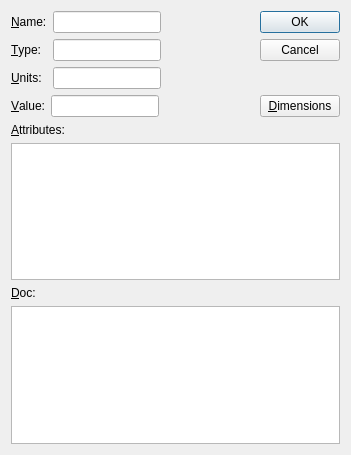
<?xml version="1.0" encoding="UTF-8"?>
<ui version="4.0">
 <class>Dialog</class>
 <widget class="QDialog" name="Dialog">
  <property name="geometry">
   <rect>
    <x>0</x>
    <y>0</y>
    <width>351</width>
    <height>455</height>
   </rect>
  </property>
  <property name="minimumSize">
   <size>
    <width>266</width>
    <height>390</height>
   </size>
  </property>
  <property name="windowTitle">
   <string>Dialog</string>
  </property>
  <layout class="QGridLayout" name="gridLayout_2">
   <item row="0" column="0">
    <layout class="QVBoxLayout" name="verticalLayout">
     <item>
      <layout class="QHBoxLayout" name="horizontalLayout_2">
       <item>
        <layout class="QFormLayout" name="formLayout">
         <item row="0" column="0">
          <widget class="QLabel" name="label">
           <property name="text">
            <string>&amp;Name:</string>
           </property>
           <property name="buddy">
            <cstring>lineEdit</cstring>
           </property>
          </widget>
         </item>
         <item row="0" column="1">
          <widget class="QLineEdit" name="lineEdit"/>
         </item>
         <item row="1" column="0">
          <widget class="QLabel" name="label_2">
           <property name="text">
            <string>&amp;Type:</string>
           </property>
           <property name="buddy">
            <cstring>lineEdit_2</cstring>
           </property>
          </widget>
         </item>
         <item row="1" column="1">
          <widget class="QLineEdit" name="lineEdit_2"/>
         </item>
         <item row="2" column="0">
          <widget class="QLabel" name="label_5">
           <property name="text">
            <string>&amp;Units:</string>
           </property>
           <property name="buddy">
            <cstring>lineEdit_3</cstring>
           </property>
          </widget>
         </item>
         <item row="2" column="1">
          <widget class="QLineEdit" name="lineEdit_3"/>
         </item>
        </layout>
       </item>
       <item>
        <spacer name="horizontalSpacer">
         <property name="orientation">
          <enum>Qt::Horizontal</enum>
         </property>
         <property name="sizeHint" stdset="0">
          <size>
           <width>40</width>
           <height>20</height>
          </size>
         </property>
        </spacer>
       </item>
       <item>
        <widget class="QDialogButtonBox" name="buttonBox">
         <property name="orientation">
          <enum>Qt::Vertical</enum>
         </property>
         <property name="standardButtons">
          <set>QDialogButtonBox::Cancel|QDialogButtonBox::Ok</set>
         </property>
        </widget>
       </item>
      </layout>
     </item>
     <item>
      <layout class="QHBoxLayout" name="horizontalLayout">
       <item>
        <widget class="QLabel" name="label_6">
         <property name="text">
          <string>&amp;Value:</string>
         </property>
         <property name="buddy">
          <cstring>lineEdit_4</cstring>
         </property>
        </widget>
       </item>
       <item>
        <widget class="QLineEdit" name="lineEdit_4"/>
       </item>
       <item>
        <spacer name="horizontalSpacer_2">
         <property name="orientation">
          <enum>Qt::Horizontal</enum>
         </property>
         <property name="sizeHint" stdset="0">
          <size>
           <width>40</width>
           <height>20</height>
          </size>
         </property>
        </spacer>
       </item>
       <item>
        <widget class="QPushButton" name="pushButton">
         <property name="text">
          <string>&amp;Dimensions</string>
         </property>
        </widget>
       </item>
      </layout>
     </item>
     <item>
      <widget class="QLabel" name="label_3">
       <property name="text">
        <string>&amp;Attributes:</string>
       </property>
       <property name="buddy">
        <cstring>tableView</cstring>
       </property>
      </widget>
     </item>
     <item>
      <widget class="QTableView" name="tableView"/>
     </item>
     <item>
      <widget class="QLabel" name="label_4">
       <property name="text">
        <string>&amp;Doc:</string>
       </property>
       <property name="buddy">
        <cstring>textEdit</cstring>
       </property>
      </widget>
     </item>
     <item>
      <widget class="QTextEdit" name="textEdit"/>
     </item>
    </layout>
   </item>
  </layout>
 </widget>
 <tabstops>
  <tabstop>lineEdit</tabstop>
  <tabstop>lineEdit_2</tabstop>
  <tabstop>lineEdit_3</tabstop>
  <tabstop>lineEdit_4</tabstop>
  <tabstop>pushButton</tabstop>
  <tabstop>tableView</tabstop>
  <tabstop>textEdit</tabstop>
  <tabstop>buttonBox</tabstop>
 </tabstops>
 <resources/>
 <connections>
  <connection>
   <sender>buttonBox</sender>
   <signal>accepted()</signal>
   <receiver>Dialog</receiver>
   <slot>accept()</slot>
   <hints>
    <hint type="sourcelabel">
     <x>248</x>
     <y>254</y>
    </hint>
    <hint type="destinationlabel">
     <x>157</x>
     <y>274</y>
    </hint>
   </hints>
  </connection>
  <connection>
   <sender>buttonBox</sender>
   <signal>rejected()</signal>
   <receiver>Dialog</receiver>
   <slot>reject()</slot>
   <hints>
    <hint type="sourcelabel">
     <x>316</x>
     <y>260</y>
    </hint>
    <hint type="destinationlabel">
     <x>286</x>
     <y>274</y>
    </hint>
   </hints>
  </connection>
 </connections>
</ui>
